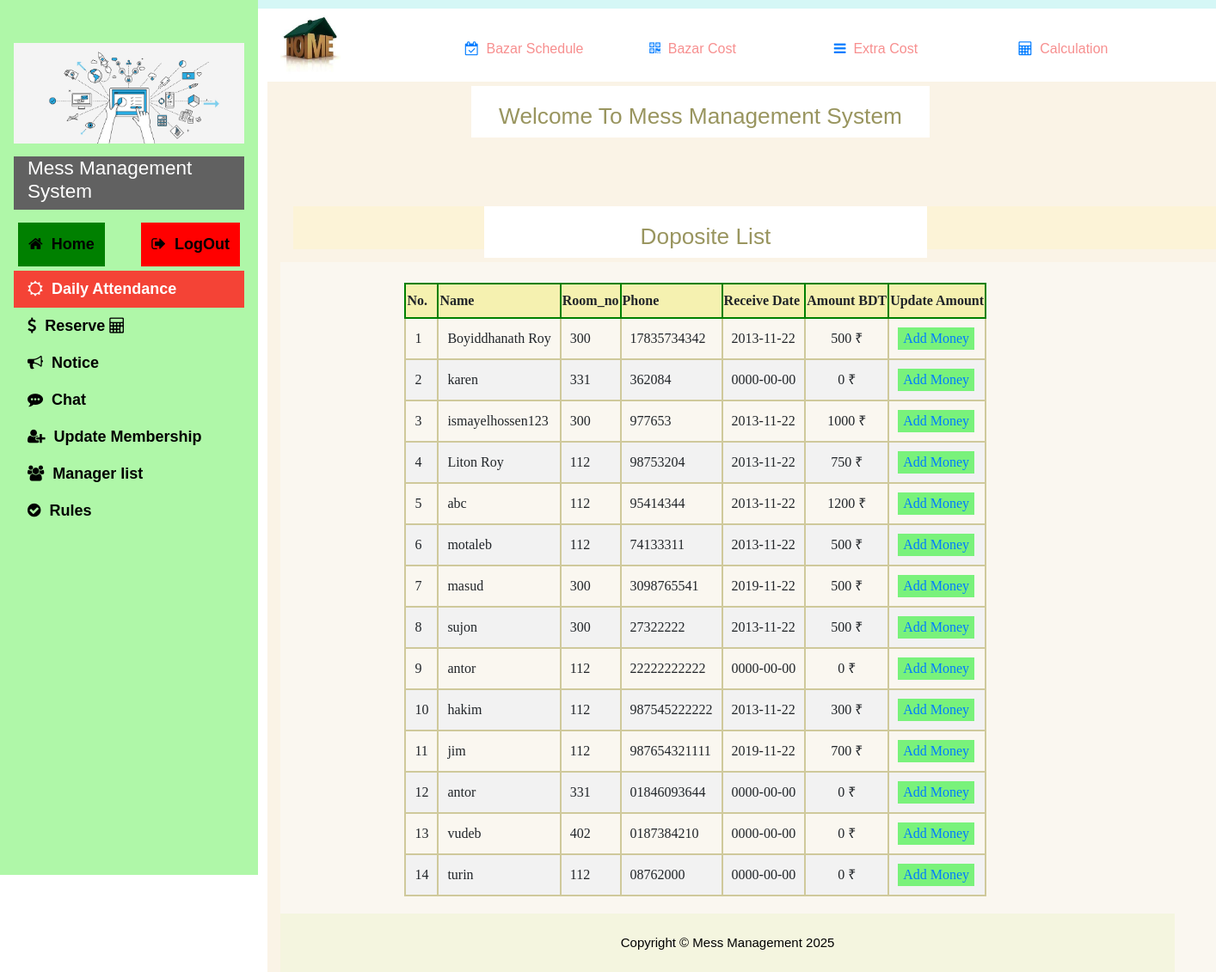
/manager/reserve.php (signed in), run on the app's committed database.
### tables this page shows
CREATE TABLE `deposit` (
  `name` varchar(100) NOT NULL,
  `room_no` int(11) NOT NULL,
  `phone` varchar(15) NOT NULL,
  `date` date NOT NULL,
  `amount` float NOT NULL
);

### manager/reserve.php (the view, shortened to what this page needs)
<?php
	include 'database/Connection.php';
?>
<!DOCTYPE html>
<html lang="en">
<head>
		<link rel="stylesheet" href="https://cdnjs.cloudflare.com/ajax/libs/font-awesome/4.7.0/css/font-awesome.min.css">
		 <link rel="stylesheet" href="css/w3.css">
		<link rel="stylesheet" href="css/font.css">
		<link rel="stylesheet" href="https://stackpath.bootstrapcdn.com/bootstrap/4.3.1/css/bootstrap.min.css">
</head>
<body>
	<?php
	include('navigation.php');
	?>
	<div class="first">
    </div>
	<div class="navbar">
	    <div class="nav1">
			<a href="index.php" ><img width="70px" height="70px" src="img/logo.jpg"></a>
		</div>
		 <div class="nav2">
			<a href="bazarschedule.php" style="text-decoration:none;">
				<i class="fa fa-calendar-check-o"></i>&nbsp <span style="color:#f78f8f;">Bazar Schedule</span>
			</a>
		 </div>
		 <div class="nav3">
			<a href="cost.php" style="text-decoration:none;">
				<i class="fa fa-qrcode"></i>&nbsp <span style="color:#f78f8f;">Bazar Cost</span>
			</a>
		 </div>
		<div class="nav4">
			<a href="costExtra.php" style="text-decoration:none;">
				<i class="fa fa-bars"></i>&nbsp <span style="color:#f78f8f;">Extra Cost</span>
			</a>
		 </div>
		 <div class="nav5">
			<a href="calculation.php" style="text-decoration:none;">
				<i  class="fa fa-calculator"></i>&nbsp <span style="color:#f78f8f;">Calculation</span>
			</a>
		 </div>
	</div>
	<div class="container">
		<div class="child">
			<h3 style="text-align: center;color:#99955f;height:60px;padding-top:20px;background:white;" >Welcome To Mess Management System</h3>
		</div>
		<div class="child2">
			<h3 style="text-align: center;color:#99955f;height:60px;padding-top:20px;background:white;width:60%;" >Doposite List</h3>
		</div>
		<div class="child3">
			<?php
				$query=mysqli_query($conn,"select * from member");
				$result=mysqli_fetch_array($query);
				if($result<=0){
			?>
					<div class="alert1">
						<h2 style="font-size:30px;text-align: center;color: red;">No member Found!! </h2>
						<p style="font-size:25px;text-align: center;color: red;">Please,At First Add Some Member To Continue This Whole Process.!!!!</p>
					</div>
					<div class="footer">
						Copyright &copy; Boyiddha 2022.<br> Developed by Boyiddhanath Roy.
					</div>
		<?php   }
		    else
			{
		?>
				<form action="" method="post" style=" font-family:Times New Roman;font-size:1em;">
					<table class="tbl">
						<thead>
							<tr>
								<th>No.</th>
								<th>Name</th>
								<th>Room_no</th>
								<th>Phone</th>
								<th>Receive Date</th>
								<th>Amount BDT</th>
								<th>Update Amount</th>
							</tr>
						</thead>
						<tbody>
						   <?php
								$query = "SELECT * FROM deposit";
								$result = $conn->query($query);
								$num = $result->num_rows;
								if($num>0){
									$i=1;
									while($rows=$result->fetch_assoc()){
							?>
										<tr>
											<td><?php echo$i++;?></td>
											<td name="nam"><?php echo$rows['name']; ?></td> &nbsp
											<td><?php echo$rows['room_no'];?></td> &nbsp
											<td><?php echo$rows['phone']; ?></td> &nbsp
											<td><?php echo$rows['date']; ?></td> &nbsp
											<td style="text-align:center;">
												<?php echo$rows['amount'] ?> &#8377</td>
											<td ><button class="btn2" style="background:#79f27b;border:none;border-radisu:5px;"><a style="text-decoration:none;" href="updateDeposit.php?update=<?php echo$rows['phone']; ?>&name=<?php echo$rows['name'] ;?>&amnt=<?php echo$rows['amount'] ;?>">Add Money</a></button></td>
								</tr>
								<?php }} ?>
							</tbody>
					</table>
				</form>
				<div class="footer" style="background-color:#f4f5df;color:black; display:flex; justify-content:center;align-items:center">
	Copyright &copy; Mess Management 2025<br>
</div>
    <?php
        	} ?>
		</div>
	</div>
</body>
</html>

### manager/css/w3.css (style rules this page uses)
html { box-sizing:border-box }
*,*:before,*:after { box-sizing:inherit }
html { -ms-text-size-adjust:100%;-webkit-text-size-adjust:100% }
body { margin:0 }
a { background-color:transparent;-webkit-text-decoration-skip:objects }
img { border-style:none }
button,input,select,textarea { font:inherit;margin:0 }
button,input { overflow:visible }
button,select { text-transform:none }
button,html [type=button],[type=reset],[type=submit] { -webkit-appearance:button }
html,body { font-family:Verdana,sans-serif;font-size:15px;line-height:1.5 }
html { overflow-x:hidden }
h3 { font-size:24px }
h1,h2,h3,h4,h5,h6 { font-family:"Segoe UI",Arial,sans-serif;font-weight:400;margin:10px 0 }
img { vertical-align:middle }
a { color:inherit }

### manager/reserve.php (style rules this page uses)
body,h1,h2,h3,h4,h5 { font-family: "Poppins", sans-serif }
body { font-size:16px; }
a { text-decoration:none; }
.first { background-color: #d5f7f6; height:10px; }
.navbar { margin-left:22%; width:78%; }
.nav1 { width:200px; float:left; padding-top:0px; }
.nav2 { width:200px; float:left; text-align:left; padding-top:8px; color:#f78f8f; }
.nav3 { width:200px; float:left; text-align:left; padding-top:8px; color:#f78f8f; }
.nav4 { width:200px; float:left; text-align:left; padding-top:8px; color:#f78f8f; }
.nav5 { width:200px; float:left; text-align:left; padding-top:8px; color:#f78f8f; }
.container { margin-left:22%; background-color:#faf3e6; }
.child { padding-left:20%; padding-top:5px; height:130px; background-color:#faf3e6; }
.child h3 { width:60%; }
.child2 { background-color:#fcf3d7; padding-left:20%; margin:15px; height:50px; }
.child3 { background-color:#faf7f0; }
table { border-collapse: collapse; border-spacing: 0; border: 1px solid green; width:auto; margin-left:13%; margin-bottom:20px; }
td { text-align: left; padding: 10px; border: 2px solid #cfc99b; }
th { height:40px; text-aign:left; border:2px solid green; position:sticky; top: 0px; background:#f5f1b0; }
tr:nth-child(even) { background-color: #f2f2f2 }
.navbar:after { content: ''; display: table; clear: both; }
.container:after { content:''; display:table; clear:both; }
.footer { background-color: #d1d1cf; color: black; margin-right:70px; text-align: right; font-size: 15px; height:68px; }
.footer::after { display: table; content: ''; clear: both; }

### data on the page
deposit: name "Boyiddhanath Roy", room_no "300", phone "17835734342", date "2013-11-22", amount "500"
deposit: name "karen", room_no "331", phone "362084", date "0000-00-00", amount "0"
deposit: name "ismayelhossen123", room_no "300", phone "977653", date "2013-11-22", amount "1000"
deposit: name "Liton Roy", room_no "112", phone "98753204", date "2013-11-22", amount "750"
deposit: name "abc", room_no "112", phone "95414344", date "2013-11-22", amount "1200"
deposit: name "motaleb", room_no "112", phone "74133311", date "2013-11-22", amount "500"
deposit: name "masud", room_no "300", phone "3098765541", date "2019-11-22", amount "500"
deposit: name "sujon", room_no "300", phone "27322222", date "2013-11-22", amount "500"
deposit: name "antor", room_no "112", phone "22222222222", date "0000-00-00", amount "0"
deposit: name "hakim", room_no "112", phone "987545222222", date "2013-11-22", amount "300"
deposit: name "jim", room_no "112", phone "987654321111", date "2019-11-22", amount "700"
deposit: name "antor", room_no "331", phone "01846093644", date "0000-00-00", amount "0"
deposit: name "vudeb", room_no "402", phone "0187384210", date "0000-00-00", amount "0"
deposit: name "turin", room_no "112", phone "08762000", date "0000-00-00", amount "0"
